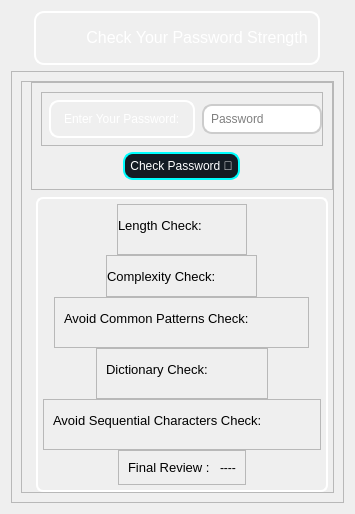
            <widget class="QWidget" name="Check_pass">
             <layout class="QVBoxLayout" name="verticalLayout_19">
              <item alignment="Qt::AlignHCenter|Qt::AlignVCenter">
               <widget class="QFrame" name="frame_25">
                <property name="styleSheet">
                 <string notr="true">QFrame{
    border-radius: 10px;
    border: 2px solid  white;
    padding: 5px;
color:white;}
QLabel{
border:0px;
}</string>
                </property>
                <property name="frameShape">
                 <enum>QFrame::StyledPanel</enum>
                </property>
                <property name="frameShadow">
                 <enum>QFrame::Raised</enum>
                </property>
                <layout class="QHBoxLayout" name="horizontalLayout_19">
                 <property name="spacing">
                  <number>0</number>
                 </property>
                 <property name="leftMargin">
                  <number>0</number>
                 </property>
                 <property name="topMargin">
                  <number>0</number>
                 </property>
                 <property name="rightMargin">
                  <number>0</number>
                 </property>
                 <property name="bottomMargin">
                  <number>0</number>
                 </property>
                 <item>
                  <widget class="QLabel" name="label_6">
                   <property name="minimumSize">
                    <size>
                     <width>40</width>
                     <height>40</height>
                    </size>
                   </property>
                   <property name="maximumSize">
                    <size>
                     <width>40</width>
                     <height>40</height>
                    </size>
                   </property>
                   <property name="text">
                    <string/>
                   </property>
                   <property name="pixmap">
                    <pixmap resource="../Qss/icons/_icons.qrc">:/icons/Icons/feather/check-square.png</pixmap>
                   </property>
                   <property name="scaledContents">
                    <bool>true</bool>
                   </property>
                  </widget>
                 </item>
                 <item alignment="Qt::AlignHCenter|Qt::AlignVCenter">
                  <widget class="QLabel" name="label_13">
                   <property name="font">
                    <font>
                     <pointsize>12</pointsize>
                    </font>
                   </property>
                   <property name="layoutDirection">
                    <enum>Qt::LeftToRight</enum>
                   </property>
                   <property name="text">
                    <string>Check Your Password Strength</string>
                   </property>
                   <property name="alignment">
                    <set>Qt::AlignHCenter|Qt::AlignTop</set>
                   </property>
                  </widget>
                 </item>
                </layout>
               </widget>
              </item>
              <item>
               <widget class="QFrame" name="frame_24">
                <property name="sizePolicy">
                 <sizepolicy hsizetype="Preferred" vsizetype="Expanding">
                  <horstretch>0</horstretch>
                  <verstretch>0</verstretch>
                 </sizepolicy>
                </property>
                <property name="styleSheet">
                 <string notr="true"/>
                </property>
                <property name="frameShape">
                 <enum>QFrame::StyledPanel</enum>
                </property>
                <property name="frameShadow">
                 <enum>QFrame::Raised</enum>
                </property>
                <layout class="QVBoxLayout" name="verticalLayout_39">
                 <item>
                  <widget class="QFrame" name="frame_33">
                   <property name="sizePolicy">
                    <sizepolicy hsizetype="Preferred" vsizetype="Expanding">
                     <horstretch>0</horstretch>
                     <verstretch>0</verstretch>
                    </sizepolicy>
                   </property>
                   <property name="styleSheet">
                    <string notr="true">#frame_36{
border:2px solid white;
border-radius:7px;
color:white;
margin-top:7px;
padding:5px;
}


#label_32{
padding:10px;
border:2px solid white;
border-radius:10px;
color:white;
margin :7px;}
QLineEdit {
    border-radius: 10px;
    border: 2px solid #ccc;
    padding: 5px;
}
QPushButton{
	background-color:#141C24;
	border : 2px solid #00FFFF;
	padding:5px;
	border-radius:10px;
color:white;
}
QPushButton:hover {
    background-color: #394B5A;
}</string>
                   </property>
                   <property name="frameShape">
                    <enum>QFrame::StyledPanel</enum>
                   </property>
                   <property name="frameShadow">
                    <enum>QFrame::Raised</enum>
                   </property>
                   <layout class="QVBoxLayout" name="verticalLayout_35">
                    <property name="spacing">
                     <number>0</number>
                    </property>
                    <property name="topMargin">
                     <number>0</number>
                    </property>
                    <property name="rightMargin">
                     <number>0</number>
                    </property>
                    <property name="bottomMargin">
                     <number>0</number>
                    </property>
                    <item alignment="Qt::AlignHCenter">
                     <widget class="QFrame" name="frame_34">
                      <property name="frameShape">
                       <enum>QFrame::StyledPanel</enum>
                      </property>
                      <property name="frameShadow">
                       <enum>QFrame::Raised</enum>
                      </property>
                      <layout class="QVBoxLayout" name="verticalLayout_36">
                       <item alignment="Qt::AlignHCenter">
                        <widget class="QFrame" name="frame_35">
                         <property name="frameShape">
                          <enum>QFrame::StyledPanel</enum>
                         </property>
                         <property name="frameShadow">
                          <enum>QFrame::Raised</enum>
                         </property>
                         <layout class="QHBoxLayout" name="horizontalLayout_33">
                          <property name="spacing">
                           <number>0</number>
                          </property>
                          <property name="leftMargin">
                           <number>0</number>
                          </property>
                          <property name="topMargin">
                           <number>0</number>
                          </property>
                          <property name="rightMargin">
                           <number>0</number>
                          </property>
                          <property name="bottomMargin">
                           <number>0</number>
                          </property>
                          <item alignment="Qt::AlignVCenter">
                           <widget class="QLabel" name="label_32">
                            <property name="text">
                             <string>Enter Your Password:</string>
                            </property>
                           </widget>
                          </item>
                          <item>
                           <widget class="QLineEdit" name="Input_password_check">
                            <property name="placeholderText">
                             <string>Password</string>
                            </property>
                           </widget>
                          </item>
                         </layout>
                        </widget>
                       </item>
                       <item alignment="Qt::AlignHCenter">
                        <widget class="QPushButton" name="check_pass_input">
                         <property name="cursor">
                          <cursorShape>PointingHandCursor</cursorShape>
                         </property>
                         <property name="text">
                          <string>Check Password 🔑</string>
                         </property>
                        </widget>
                       </item>
                      </layout>
                     </widget>
                    </item>
                    <item alignment="Qt::AlignHCenter">
                     <widget class="QFrame" name="frame_36">
                      <property name="frameShape">
                       <enum>QFrame::StyledPanel</enum>
                      </property>
                      <property name="frameShadow">
                       <enum>QFrame::Raised</enum>
                      </property>
                      <layout class="QVBoxLayout" name="verticalLayout_37">
                       <property name="spacing">
                        <number>0</number>
                       </property>
                       <property name="leftMargin">
                        <number>0</number>
                       </property>
                       <property name="topMargin">
                        <number>0</number>
                       </property>
                       <property name="rightMargin">
                        <number>0</number>
                       </property>
                       <property name="bottomMargin">
                        <number>0</number>
                       </property>
                       <item alignment="Qt::AlignHCenter">
                        <widget class="QFrame" name="frame_37">
                         <property name="frameShape">
                          <enum>QFrame::StyledPanel</enum>
                         </property>
                         <property name="frameShadow">
                          <enum>QFrame::Raised</enum>
                         </property>
                         <layout class="QHBoxLayout" name="horizontalLayout_34">
                          <property name="spacing">
                           <number>0</number>
                          </property>
                          <property name="leftMargin">
                           <number>0</number>
                          </property>
                          <property name="topMargin">
                           <number>0</number>
                          </property>
                          <property name="rightMargin">
                           <number>0</number>
                          </property>
                          <item>
                           <widget class="QLabel" name="label_33">
                            <property name="font">
                             <font>
                              <pointsize>10</pointsize>
                             </font>
                            </property>
                            <property name="text">
                             <string>Length Check: </string>
                            </property>
                           </widget>
                          </item>
                          <item>
                           <widget class="QLabel" name="length_check">
                            <property name="minimumSize">
                             <size>
                              <width>40</width>
                              <height>40</height>
                             </size>
                            </property>
                            <property name="maximumSize">
                             <size>
                              <width>40</width>
                              <height>40</height>
                             </size>
                            </property>
                            <property name="text">
                             <string/>
                            </property>
                            <property name="pixmap">
                             <pixmap resource="../Qss/icons/_icons.qrc">:/icons/Icons/feather/x-circle.png</pixmap>
                            </property>
                            <property name="scaledContents">
                             <bool>true</bool>
                            </property>
                           </widget>
                          </item>
                         </layout>
                        </widget>
                       </item>
                       <item alignment="Qt::AlignHCenter">
                        <widget class="QFrame" name="frame_38">
                         <property name="frameShape">
                          <enum>QFrame::StyledPanel</enum>
                         </property>
                         <property name="frameShadow">
                          <enum>QFrame::Raised</enum>
                         </property>
                         <layout class="QHBoxLayout" name="horizontalLayout_35">
                          <property name="spacing">
                           <number>0</number>
                          </property>
                          <property name="leftMargin">
                           <number>0</number>
                          </property>
                          <property name="topMargin">
                           <number>0</number>
                          </property>
                          <property name="rightMargin">
                           <number>0</number>
                          </property>
                          <property name="bottomMargin">
                           <number>0</number>
                          </property>
                          <item>
                           <widget class="QLabel" name="label_35">
                            <property name="font">
                             <font>
                              <pointsize>10</pointsize>
                             </font>
                            </property>
                            <property name="text">
                             <string>Complexity Check:</string>
                            </property>
                           </widget>
                          </item>
                          <item alignment="Qt::AlignVCenter">
                           <widget class="QLabel" name="complexity_check">
                            <property name="minimumSize">
                             <size>
                              <width>40</width>
                              <height>40</height>
                             </size>
                            </property>
                            <property name="maximumSize">
                             <size>
                              <width>40</width>
                              <height>40</height>
                             </size>
                            </property>
                            <property name="text">
                             <string/>
                            </property>
                            <property name="pixmap">
                             <pixmap resource="../Qss/icons/_icons.qrc">:/icons/Icons/feather/x-circle.png</pixmap>
                            </property>
                            <property name="scaledContents">
                             <bool>true</bool>
                            </property>
                           </widget>
                          </item>
                         </layout>
                        </widget>
                       </item>
                       <item alignment="Qt::AlignHCenter">
                        <widget class="QFrame" name="frame_39">
                         <property name="frameShape">
                          <enum>QFrame::StyledPanel</enum>
                         </property>
                         <property name="frameShadow">
                          <enum>QFrame::Raised</enum>
                         </property>
                         <layout class="QHBoxLayout" name="horizontalLayout_36">
                          <property name="topMargin">
                           <number>0</number>
                          </property>
                          <item>
                           <widget class="QLabel" name="label_37">
                            <property name="font">
                             <font>
                              <pointsize>10</pointsize>
                             </font>
                            </property>
                            <property name="text">
                             <string>Avoid Common Patterns Check: </string>
                            </property>
                           </widget>
                          </item>
                          <item>
                           <widget class="QLabel" name="Comman_p_check">
                            <property name="minimumSize">
                             <size>
                              <width>40</width>
                              <height>40</height>
                             </size>
                            </property>
                            <property name="maximumSize">
                             <size>
                              <width>40</width>
                              <height>40</height>
                             </size>
                            </property>
                            <property name="text">
                             <string/>
                            </property>
                            <property name="pixmap">
                             <pixmap resource="../Qss/icons/_icons.qrc">:/icons/Icons/feather/x-circle.png</pixmap>
                            </property>
                            <property name="scaledContents">
                             <bool>true</bool>
                            </property>
                           </widget>
                          </item>
                         </layout>
                        </widget>
                       </item>
                       <item alignment="Qt::AlignHCenter">
                        <widget class="QFrame" name="frame_40">
                         <property name="frameShape">
                          <enum>QFrame::StyledPanel</enum>
                         </property>
                         <property name="frameShadow">
                          <enum>QFrame::Raised</enum>
                         </property>
                         <layout class="QHBoxLayout" name="horizontalLayout_37">
                          <property name="topMargin">
                           <number>0</number>
                          </property>
                          <item>
                           <widget class="QLabel" name="label_39">
                            <property name="font">
                             <font>
                              <pointsize>10</pointsize>
                             </font>
                            </property>
                            <property name="text">
                             <string>Dictionary Check: </string>
                            </property>
                           </widget>
                          </item>
                          <item>
                           <widget class="QLabel" name="Dict_check">
                            <property name="minimumSize">
                             <size>
                              <width>40</width>
                              <height>40</height>
                             </size>
                            </property>
                            <property name="maximumSize">
                             <size>
                              <width>40</width>
                              <height>40</height>
                             </size>
                            </property>
                            <property name="text">
                             <string/>
                            </property>
                            <property name="pixmap">
                             <pixmap resource="../Qss/icons/_icons.qrc">:/icons/Icons/feather/x-circle.png</pixmap>
                            </property>
                            <property name="scaledContents">
                             <bool>true</bool>
                            </property>
                           </widget>
                          </item>
                         </layout>
                        </widget>
                       </item>
                       <item alignment="Qt::AlignHCenter">
                        <widget class="QFrame" name="frame_41">
                         <property name="frameShape">
                          <enum>QFrame::StyledPanel</enum>
                         </property>
                         <property name="frameShadow">
                          <enum>QFrame::Raised</enum>
                         </property>
                         <layout class="QHBoxLayout" name="horizontalLayout_38">
                          <property name="topMargin">
                           <number>0</number>
                          </property>
                          <item>
                           <widget class="QLabel" name="label_41">
                            <property name="font">
                             <font>
                              <pointsize>10</pointsize>
                             </font>
                            </property>
                            <property name="text">
                             <string>Avoid Sequential Characters Check: </string>
                            </property>
                           </widget>
                          </item>
                          <item>
                           <widget class="QLabel" name="SCC_check">
                            <property name="minimumSize">
                             <size>
                              <width>40</width>
                              <height>40</height>
                             </size>
                            </property>
                            <property name="maximumSize">
                             <size>
                              <width>40</width>
                              <height>40</height>
                             </size>
                            </property>
                            <property name="text">
                             <string/>
                            </property>
                            <property name="pixmap">
                             <pixmap resource="../Qss/icons/_icons.qrc">:/icons/Icons/feather/x-circle.png</pixmap>
                            </property>
                            <property name="scaledContents">
                             <bool>true</bool>
                            </property>
                           </widget>
                          </item>
                         </layout>
                        </widget>
                       </item>
                       <item alignment="Qt::AlignHCenter">
                        <widget class="QFrame" name="frame_42">
                         <property name="frameShape">
                          <enum>QFrame::StyledPanel</enum>
                         </property>
                         <property name="frameShadow">
                          <enum>QFrame::Raised</enum>
                         </property>
                         <layout class="QHBoxLayout" name="horizontalLayout_26">
                          <item>
                           <widget class="QLabel" name="label_43">
                            <property name="font">
                             <font>
                              <pointsize>10</pointsize>
                             </font>
                            </property>
                            <property name="text">
                             <string>Final Review : </string>
                            </property>
                           </widget>
                          </item>
                          <item>
                           <widget class="QLabel" name="Final_review_check">
                            <property name="text">
                             <string>----</string>
                            </property>
                           </widget>
                          </item>
                         </layout>
                        </widget>
                       </item>
                      </layout>
                     </widget>
                    </item>
                   </layout>
                  </widget>
                 </item>
                </layout>
               </widget>
              </item>
             </layout>
            </widget>
